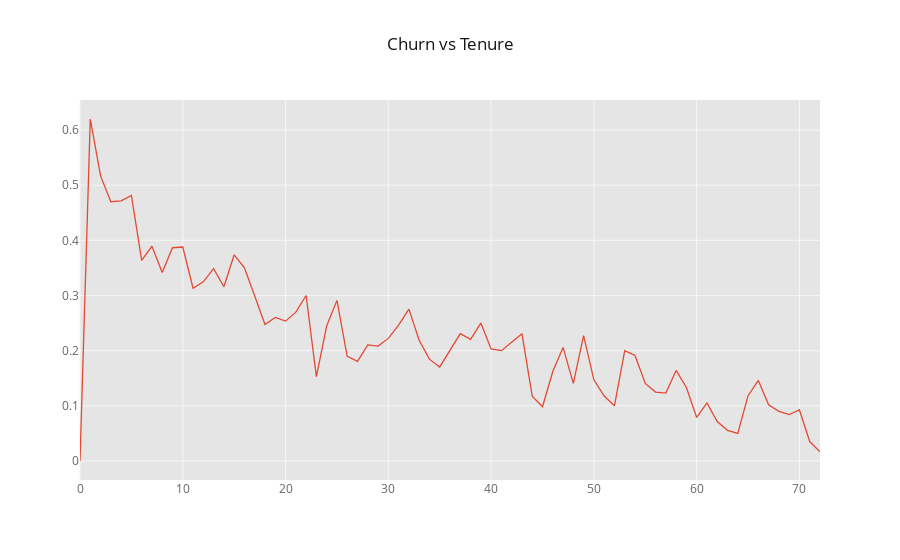

Notebook source saved alongside this figure:
### Code cell
data.iplot(kind='line', x='tenure', title='Churn vs Tenure')

### Figure 1 — Plotly figure (JSON) as saved in the notebook; plotly's stock layout.template omitted (floating-point values rounded to 4 significant figures)
{"data": [{"line": {"color": "rgba(226, 74, 51, 1.0)", "dash": "solid", "shape": "linear", "width": 1.3}, "mode": "lines", "name": "ChurnBinary", "text": "", "type": "scatter", "uid": "6e3e0a67-a5c4-4dbc-b0dc-41ed1cece735", "x": [0, 1, 2, 3, 4, 5, 6, 7, 8, 9, 10, 11, 12, 13, 14, 15, 16, 17, 18, 19, 20, 21, 22, 23, 24, 25, 26, 27, 28, 29, 30, 31, 32, 33, 34, 35, 36, 37, 38, 39, 40, 41, 42, 43, 44, 45, 46, 47, 48, 49, 50, 51, 52, 53, 54, 55, 56, 57, 58, 59, 60, 61, 62, 63, 64, 65, 66, 67, 68, 69, 70, 71, 72], "y": [0, 0.6199, 0.5168, 0.47, 0.4716, 0.4812, 0.3636, 0.3893, 0.3415, 0.3866, 0.3879, 0.3131, 0.3248, 0.3486, 0.3158, 0.3737, 0.35, 0.2989, 0.2474, 0.2603, 0.2535, 0.2698, 0.3, 0.1529, 0.2447, 0.2911, 0.1899, 0.1806, 0.2105, 0.2083, 0.2222, 0.2462, 0.2754, 0.2188, 0.1846, 0.1705, 0.2, 0.2308, 0.2203, 0.25, 0.2031, 0.2, 0.2154, 0.2308, 0.1176, 0.09836, 0.1622, 0.2059, 0.1406, 0.2273, 0.1471, 0.1176, 0.1, 0.2, 0.1912, 0.1406, 0.125, 0.1231, 0.1642, 0.1333, 0.07895, 0.1053, 0.07143, 0.05556, 0.05, 0.1184, 0.1461, 0.102, 0.09, 0.08421, 0.09244, 0.03529, 0.01657]}], "layout": {"legend": {"bgcolor": "#FFFFFF", "font": {"color": "#666666"}}, "paper_bgcolor": "#FFFFFF", "plot_bgcolor": "#E5E5E5", "title": {"font": {"color": "#151516"}, "text": "Churn vs Tenure"}, "xaxis": {"gridcolor": "#F6F6F6", "showgrid": true, "tickfont": {"color": "#666666"}, "title": {"font": {"color": "#666666"}, "text": ""}, "zerolinecolor": "#F6F6F6"}, "yaxis": {"gridcolor": "#F6F6F6", "showgrid": true, "tickfont": {"color": "#666666"}, "title": {"font": {"color": "#666666"}, "text": ""}, "zerolinecolor": "#F6F6F6"}}}
